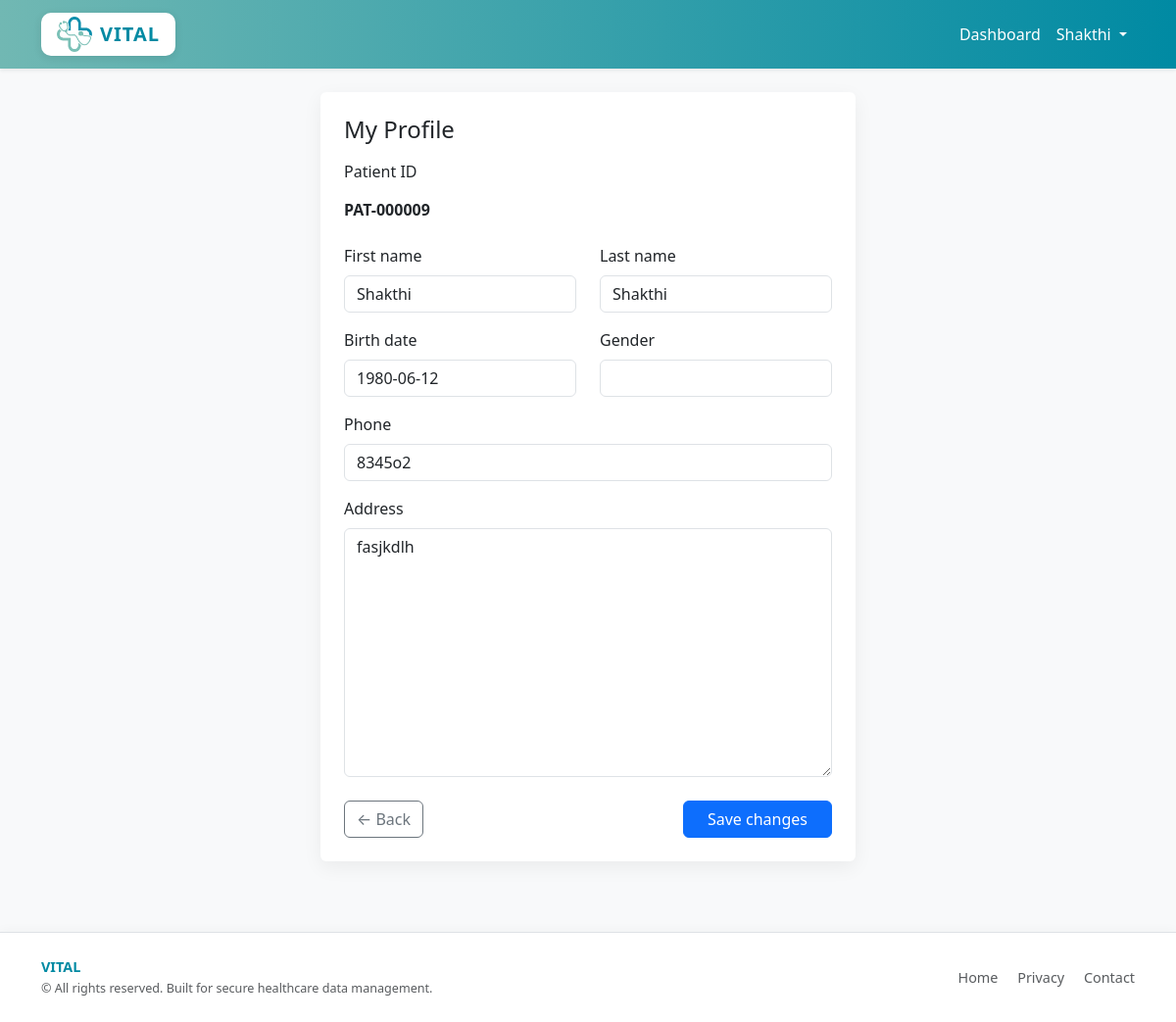
Page /patient/profile/ (signed in) on the committed database.
### ehr/models.py (models this page shows, shortened)
class Patient(models.Model):
    id = models.UUIDField(primary_key=True, default=uuid.uuid4, editable=False)
    user = models.OneToOneField(User, null=True, blank=True, on_delete=models.SET_NULL, related_name="patient")
    given = models.CharField(max_length=200)        # first name(s)
    family = models.CharField(max_length=200)       # last name
    birth_date = models.DateField(null=True, blank=True)
    gender = models.CharField(max_length=16, null=True, blank=True)
    identifier = models.CharField(max_length=200, null=True, blank=True)  # MRN / external id
    phone = models.CharField(max_length=50, null=True, blank=True)
    address = models.TextField(null=True, blank=True)

### ehr/views.py (the view, shortened to what this page needs)
# urls.py: path("patient/profile/", views.ProfileUpdateView.as_view(), name="profile"),
@method_decorator(login_required, name="dispatch")
class ProfileUpdateView(View):
    def get(self, request):
        patient = request.user.patient
        form = PatientProfileForm(instance=patient)
        return render(request, "patient/profile_form.html", {"form": form, "patient": patient})

### ehr/forms.py
class PatientProfileForm(forms.ModelForm):
    class Meta:
        model = Patient
        fields = ("given", "family", "birth_date", "gender", "phone", "address")
    def __init__(self, *args, **kwargs):
        super().__init__(*args, **kwargs)
        for f in self.fields.values():
            f.widget.attrs.update({"class": "form-control"})

### ehr/context_processors.py (called while the page is built)
def role_flags(request):
    is_practitioner = False
    if request.user.is_authenticated:
        try:
            from .models import Practitioner
            is_practitioner = Practitioner.objects.filter(user=request.user).exists()
        except Exception:
            is_practitioner = False
    return {
        "is_practitioner": is_practitioner
    }

### templates/patient/profile_form.html (shortened to what this page needs)
{% extends "base.html" %}
{% block content %}
<div class="row justify-content-center">
  <div class="col-md-8 col-lg-6">
    <div class="card card-ghost p-4">
      <h4 class="mb-3">My Profile</h4>
      <form method="post" novalidate>
        {% if patient.identifier %}
        <div class="mb-3">
            <label class="form-label">Patient ID</label>
            <div class="form-control-plaintext"><strong>{{ patient.identifier }}</strong></div>
        </div>
        {% endif %}
        <div class="row">
          <div class="col-md-6 mb-3">
            <label class="form-label">First name</label>
            {{ form.given }}
          </div>
          <div class="col-md-6 mb-3">
            <label class="form-label">Last name</label>
            {{ form.family }}
          </div>
        </div>
        <div class="row">
          <div class="col-md-6 mb-3">
            <label class="form-label">Birth date</label>
            {{ form.birth_date }}
          </div>
          <div class="col-md-6 mb-3">
            <label class="form-label">Gender</label>
            {{ form.gender }}
          </div>
        </div>
        <div class="mb-3">
          <label class="form-label">Phone</label>
          {{ form.phone }}
        </div>
        <div class="mb-3">
          <label class="form-label">Address</label>
          {{ form.address }}
        </div>
        <div class="d-flex justify-content-between align-items-center mt-4">
          <a class="btn btn-outline-secondary" href="{% url 'patient:dashboard' %}">← Back</a>
          <button type="submit" class="btn btn-primary px-4">Save changes</button>
        </div>
      </form>
    </div>
  </div>
</div>
{% endblock %}

### templates/base.html (shortened to what this page needs)
<!doctype html>
{% load static %}
<html lang="en">
  <head>
    <link href="https://cdn.jsdelivr.net/npm/bootstrap@5.3.0/dist/css/bootstrap.min.css" rel="stylesheet">
  </head>
  <body class="bg-light">
    <nav class="navbar navbar-expand-lg shadow-sm">
      <div class="container">
        <a class="navbar-brand d-flex align-items-center" href="{% url 'patient:home' %}">
          <div class="brand-box d-flex align-items-center px-3 py-1">
            <img src="{% static 'images/vital_logo.png' %}" alt="VITAL Logo" height="36" class="me-2">
            <span>VITAL</span>
          </div>
        </a>
        <div class="collapse navbar-collapse" id="navbarMenu">
          <ul class="navbar-nav ms-auto">
            {% if request.user.is_authenticated %}
              <li class="nav-item">
                {% if is_practitioner %}
                  <a class="nav-link" href="{% url 'patient:doctor_dashboard' %}">Dashboard</a>
                {% else %}
                  <a class="nav-link" href="{% url 'patient:dashboard' %}">Dashboard</a>
                {% endif %}
              </li>
              <li class="nav-item dropdown">
                <a class="nav-link dropdown-toggle" href="#" id="userMenu" role="button" data-bs-toggle="dropdown">
                  {{ request.user.first_name|default:request.user.username }}
                </a>
              </li>
            {% else %}
              <li class="nav-item"><a class="nav-link" href="{% url 'patient:doctor_login' %}">Clinician Login</a></li>
              <li class="nav-item"><a class="nav-link" href="{% url 'patient:login' %}">Login</a></li>
              <li class="nav-item"><a class="nav-link" href="{% url 'patient:register' %}">Register</a></li>
            {% endif %}
          </ul>
        </div>
      </div>
    </nav>
    <div class="container py-4">
      {% block content %}{% endblock %}
    </div>
    <footer class="bg-white border-top mt-5">
      <div class="container py-4">
        <div class="row align-items-center">
          <div class="col-md-6 text-center text-md-start mb-3 mb-md-0">
            <span class="fw-semibold" style="color: var(--vital-dark);">VITAL</span><br>
            <small class="text-muted">
              © {{ now|date:"Y" }} All rights reserved.
              Built for secure healthcare data management.
            </small>
          </div>
          <div class="col-md-6 text-center text-md-end">
            <a href="{% url 'patient:home' %}" class="text-decoration-none text-muted me-3">Home</a>
            <a href="#" class="text-decoration-none text-muted me-3">Privacy</a>
            <a href="#" class="text-decoration-none text-muted">Contact</a>
          </div>
        </div>
      </div>
    </footer>
  </body>
</html>

### templates/base.html (style rules this page uses)
:root { --vital-light: #71B8B3; --vital-dark: #008AA3; }
html, body { height: 100%; }
body { display: flex; flex-direction: column; min-height: 100vh; background-color: #f8f9fa; }
.container { flex: 1; }
.navbar { background: linear-gradient(-90deg, var(--vital-dark) 0%, var(--vital-light) 100%); }
.navbar-brand { font-weight: 700; color: white !important; letter-spacing: 1px; }
.navbar-nav .nav-link { color: white !important; font-weight: 500; transition: opacity 0.2s ease-in-out; }
footer { font-size: 0.9rem; background-color: #fff; box-shadow: 0 -2px 10px rgba(0, 0, 0, 0.03); margin-top: auto; }
footer a { color: #6c757d; text-decoration: none; }
.card-ghost { border: 0; box-shadow: 0 6px 20px rgba(0,0,0,0.06); }
.brand-box { background-color: white; border-radius: 10px; box-shadow: 0 2px 8px rgba(0,0,0,0.1); transition: transform 0.2s ease; }
.brand-box span { color: var(--vital-dark); font-weight: 700; letter-spacing: 1px; }

### rows in the picture
Patient: identifier "PAT-000009", given "Shakthi", family "Shakthi", birth_date "1980-06-12", phone "8345o2", address "fasjkdlh"

### other values in the picture
{{ request.user.first_name|default:request.user.username }} "Shakthi"
